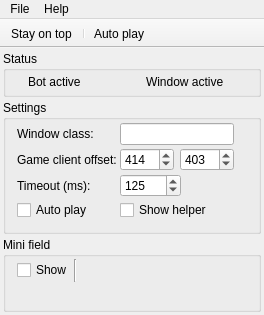
<?xml version="1.0" encoding="UTF-8"?>
<ui version="4.0">
 <class>MainWindow</class>
 <widget class="QMainWindow" name="MainWindow">
  <property name="geometry">
   <rect>
    <x>0</x>
    <y>0</y>
    <width>257</width>
    <height>293</height>
   </rect>
  </property>
  <property name="windowTitle">
   <string>«Bejeweled Blitz» bot</string>
  </property>
  <widget class="QWidget" name="centralWidget">
   <layout class="QVBoxLayout" name="verticalLayout_2">
    <property name="spacing">
     <number>3</number>
    </property>
    <property name="margin">
     <number>3</number>
    </property>
    <item>
     <widget class="QGroupBox" name="groupBox">
      <property name="title">
       <string>Status</string>
      </property>
      <layout class="QHBoxLayout" name="horizontalLayout_7">
       <property name="spacing">
        <number>2</number>
       </property>
       <property name="leftMargin">
        <number>9</number>
       </property>
       <property name="topMargin">
        <number>2</number>
       </property>
       <property name="rightMargin">
        <number>9</number>
       </property>
       <property name="bottomMargin">
        <number>4</number>
       </property>
       <item>
        <layout class="QHBoxLayout" name="horizontalLayout_5">
         <item>
          <widget class="QLabel" name="lblActive">
           <property name="text">
            <string/>
           </property>
           <property name="pixmap">
            <pixmap resource="res.qrc">:/res/status-offline.png</pixmap>
           </property>
          </widget>
         </item>
         <item>
          <widget class="QLabel" name="label_3">
           <property name="text">
            <string>Bot active</string>
           </property>
          </widget>
         </item>
         <item>
          <spacer name="horizontalSpacer_4">
           <property name="orientation">
            <enum>Qt::Horizontal</enum>
           </property>
           <property name="sizeHint" stdset="0">
            <size>
             <width>28</width>
             <height>13</height>
            </size>
           </property>
          </spacer>
         </item>
        </layout>
       </item>
       <item>
        <layout class="QHBoxLayout" name="horizontalLayout_6">
         <item>
          <widget class="QLabel" name="lblWindowActive">
           <property name="text">
            <string/>
           </property>
           <property name="pixmap">
            <pixmap resource="res.qrc">:/res/status-offline.png</pixmap>
           </property>
          </widget>
         </item>
         <item>
          <widget class="QLabel" name="label_4">
           <property name="text">
            <string>Window active</string>
           </property>
          </widget>
         </item>
         <item>
          <spacer name="horizontalSpacer_5">
           <property name="orientation">
            <enum>Qt::Horizontal</enum>
           </property>
           <property name="sizeHint" stdset="0">
            <size>
             <width>17</width>
             <height>17</height>
            </size>
           </property>
          </spacer>
         </item>
        </layout>
       </item>
      </layout>
     </widget>
    </item>
    <item>
     <widget class="QGroupBox" name="groupBox_2">
      <property name="title">
       <string>Settings</string>
      </property>
      <layout class="QFormLayout" name="formLayout_2">
       <property name="horizontalSpacing">
        <number>3</number>
       </property>
       <property name="verticalSpacing">
        <number>3</number>
       </property>
       <property name="topMargin">
        <number>3</number>
       </property>
       <item row="0" column="0">
        <widget class="QLabel" name="label_2">
         <property name="minimumSize">
          <size>
           <width>0</width>
           <height>0</height>
          </size>
         </property>
         <property name="text">
          <string>Window class:</string>
         </property>
         <property name="buddy">
          <cstring>edWndClass</cstring>
         </property>
        </widget>
       </item>
       <item row="0" column="1">
        <layout class="QHBoxLayout" name="horizontalLayout">
         <item>
          <widget class="QLineEdit" name="edWndClass">
           <property name="sizePolicy">
            <sizepolicy hsizetype="Expanding" vsizetype="Fixed">
             <horstretch>0</horstretch>
             <verstretch>0</verstretch>
            </sizepolicy>
           </property>
           <property name="minimumSize">
            <size>
             <width>0</width>
             <height>0</height>
            </size>
           </property>
           <property name="readOnly">
            <bool>true</bool>
           </property>
          </widget>
         </item>
         <item>
          <widget class="QLabel" name="lblTarget">
           <property name="text">
            <string/>
           </property>
           <property name="pixmap">
            <pixmap resource="res.qrc">:/res/target.png</pixmap>
           </property>
          </widget>
         </item>
        </layout>
       </item>
       <item row="1" column="0">
        <widget class="QLabel" name="label">
         <property name="minimumSize">
          <size>
           <width>0</width>
           <height>0</height>
          </size>
         </property>
         <property name="text">
          <string>Game client offset:</string>
         </property>
         <property name="buddy">
          <cstring>edOfsX</cstring>
         </property>
        </widget>
       </item>
       <item row="1" column="1">
        <layout class="QHBoxLayout" name="horizontalLayout_2">
         <item>
          <widget class="QSpinBox" name="edOfsX">
           <property name="sizePolicy">
            <sizepolicy hsizetype="Minimum" vsizetype="Fixed">
             <horstretch>0</horstretch>
             <verstretch>0</verstretch>
            </sizepolicy>
           </property>
           <property name="minimumSize">
            <size>
             <width>0</width>
             <height>0</height>
            </size>
           </property>
           <property name="maximum">
            <number>4000</number>
           </property>
           <property name="value">
            <number>414</number>
           </property>
          </widget>
         </item>
         <item>
          <widget class="QSpinBox" name="edOfsY">
           <property name="sizePolicy">
            <sizepolicy hsizetype="Minimum" vsizetype="Fixed">
             <horstretch>0</horstretch>
             <verstretch>0</verstretch>
            </sizepolicy>
           </property>
           <property name="minimumSize">
            <size>
             <width>0</width>
             <height>0</height>
            </size>
           </property>
           <property name="maximum">
            <number>4000</number>
           </property>
           <property name="value">
            <number>403</number>
           </property>
          </widget>
         </item>
         <item>
          <widget class="QLabel" name="lblCheck">
           <property name="text">
            <string/>
           </property>
           <property name="pixmap">
            <pixmap resource="res.qrc">:/res/status-busy.png</pixmap>
           </property>
          </widget>
         </item>
         <item>
          <spacer name="horizontalSpacer_2">
           <property name="minimumSize">
            <size>
             <width>0</width>
             <height>0</height>
            </size>
           </property>
           <property name="orientation">
            <enum>Qt::Horizontal</enum>
           </property>
           <property name="sizeHint" stdset="0">
            <size>
             <width>18</width>
             <height>20</height>
            </size>
           </property>
          </spacer>
         </item>
        </layout>
       </item>
       <item row="2" column="0">
        <widget class="QLabel" name="label_5">
         <property name="text">
          <string>Timeout (ms):</string>
         </property>
         <property name="buddy">
          <cstring>edTimeout</cstring>
         </property>
        </widget>
       </item>
       <item row="2" column="1">
        <layout class="QHBoxLayout" name="horizontalLayout_4">
         <item>
          <widget class="QSpinBox" name="edTimeout">
           <property name="minimum">
            <number>5</number>
           </property>
           <property name="maximum">
            <number>60000</number>
           </property>
           <property name="value">
            <number>125</number>
           </property>
          </widget>
         </item>
         <item>
          <spacer name="horizontalSpacer_3">
           <property name="orientation">
            <enum>Qt::Horizontal</enum>
           </property>
           <property name="sizeHint" stdset="0">
            <size>
             <width>40</width>
             <height>20</height>
            </size>
           </property>
          </spacer>
         </item>
        </layout>
       </item>
       <item row="3" column="0">
        <widget class="QCheckBox" name="chkAutoPlay">
         <property name="text">
          <string>Auto play</string>
         </property>
        </widget>
       </item>
       <item row="3" column="1">
        <widget class="QCheckBox" name="chkHelper">
         <property name="minimumSize">
          <size>
           <width>0</width>
           <height>0</height>
          </size>
         </property>
         <property name="text">
          <string>Show helper</string>
         </property>
         <property name="checked">
          <bool>false</bool>
         </property>
        </widget>
       </item>
      </layout>
     </widget>
    </item>
    <item>
     <widget class="QGroupBox" name="groupBox_3">
      <property name="title">
       <string>Mini field</string>
      </property>
      <layout class="QVBoxLayout" name="verticalLayout">
       <property name="spacing">
        <number>2</number>
       </property>
       <property name="topMargin">
        <number>2</number>
       </property>
       <item>
        <layout class="QHBoxLayout" name="horizontalLayout_3">
         <property name="spacing">
          <number>2</number>
         </property>
         <item>
          <widget class="QCheckBox" name="chkThumbnail">
           <property name="text">
            <string>Show</string>
           </property>
          </widget>
         </item>
         <item>
          <widget class="Line" name="line">
           <property name="orientation">
            <enum>Qt::Vertical</enum>
           </property>
          </widget>
         </item>
         <item>
          <widget class="QToolButton" name="tbtnRefresh">
           <property name="toolTip">
            <string>Refresh</string>
           </property>
           <property name="text">
            <string/>
           </property>
           <property name="icon">
            <iconset resource="res.qrc">
             <normaloff>:/res/arrow-circle-double-135.png</normaloff>:/res/arrow-circle-double-135.png</iconset>
           </property>
           <property name="autoRaise">
            <bool>true</bool>
           </property>
          </widget>
         </item>
         <item>
          <spacer name="horizontalSpacer">
           <property name="orientation">
            <enum>Qt::Horizontal</enum>
           </property>
           <property name="sizeHint" stdset="0">
            <size>
             <width>40</width>
             <height>20</height>
            </size>
           </property>
          </spacer>
         </item>
        </layout>
       </item>
       <item>
        <widget class="QLabel" name="lblThumb">
         <property name="frameShape">
          <enum>QFrame::NoFrame</enum>
         </property>
         <property name="frameShadow">
          <enum>QFrame::Plain</enum>
         </property>
         <property name="text">
          <string/>
         </property>
        </widget>
       </item>
      </layout>
     </widget>
    </item>
    <item>
     <spacer name="verticalSpacer">
      <property name="orientation">
       <enum>Qt::Vertical</enum>
      </property>
      <property name="sizeHint" stdset="0">
       <size>
        <width>20</width>
        <height>38</height>
       </size>
      </property>
     </spacer>
    </item>
   </layout>
  </widget>
  <widget class="QMenuBar" name="menuBar">
   <property name="geometry">
    <rect>
     <x>0</x>
     <y>0</y>
     <width>257</width>
     <height>21</height>
    </rect>
   </property>
   <widget class="QMenu" name="menuFile">
    <property name="title">
     <string>File</string>
    </property>
    <addaction name="actionStay_on_top"/>
    <addaction name="actionAuto_play"/>
    <addaction name="separator"/>
    <addaction name="actionExit"/>
   </widget>
   <widget class="QMenu" name="menuHelp">
    <property name="title">
     <string>Help</string>
    </property>
    <addaction name="actionAbout"/>
   </widget>
   <addaction name="menuFile"/>
   <addaction name="menuHelp"/>
  </widget>
  <widget class="QToolBar" name="mainToolBar">
   <property name="movable">
    <bool>false</bool>
   </property>
   <property name="iconSize">
    <size>
     <width>16</width>
     <height>16</height>
    </size>
   </property>
   <property name="floatable">
    <bool>false</bool>
   </property>
   <attribute name="toolBarArea">
    <enum>TopToolBarArea</enum>
   </attribute>
   <attribute name="toolBarBreak">
    <bool>false</bool>
   </attribute>
   <addaction name="actionStay_on_top"/>
   <addaction name="separator"/>
   <addaction name="actionAuto_play"/>
  </widget>
  <action name="aOnTop">
   <property name="checkable">
    <bool>true</bool>
   </property>
   <property name="text">
    <string>On top</string>
   </property>
  </action>
  <action name="aCapture">
   <property name="text">
    <string>Capture</string>
   </property>
  </action>
  <action name="actionStay_on_top">
   <property name="checkable">
    <bool>true</bool>
   </property>
   <property name="icon">
    <iconset resource="res.qrc">
     <normaloff>:/res/pin.png</normaloff>:/res/pin.png</iconset>
   </property>
   <property name="text">
    <string>Stay on top</string>
   </property>
  </action>
  <action name="actionExit">
   <property name="icon">
    <iconset resource="res.qrc">
     <normaloff>:/res/door-open-out.png</normaloff>:/res/door-open-out.png</iconset>
   </property>
   <property name="text">
    <string>Exit</string>
   </property>
  </action>
  <action name="actionAbout">
   <property name="icon">
    <iconset resource="res.qrc">
     <normaloff>:/res/information.png</normaloff>:/res/information.png</iconset>
   </property>
   <property name="text">
    <string>About</string>
   </property>
  </action>
  <action name="actionAuto_play">
   <property name="checkable">
    <bool>true</bool>
   </property>
   <property name="icon">
    <iconset resource="res.qrc">
     <normaloff>:/res/control.png</normaloff>:/res/control.png</iconset>
   </property>
   <property name="text">
    <string>Auto play</string>
   </property>
  </action>
 </widget>
 <layoutdefault spacing="6" margin="11"/>
 <tabstops>
  <tabstop>edWndClass</tabstop>
  <tabstop>edOfsX</tabstop>
  <tabstop>edOfsY</tabstop>
  <tabstop>edTimeout</tabstop>
  <tabstop>chkAutoPlay</tabstop>
  <tabstop>chkHelper</tabstop>
  <tabstop>chkThumbnail</tabstop>
  <tabstop>tbtnRefresh</tabstop>
 </tabstops>
 <resources>
  <include location="res.qrc"/>
 </resources>
 <connections/>
</ui>
